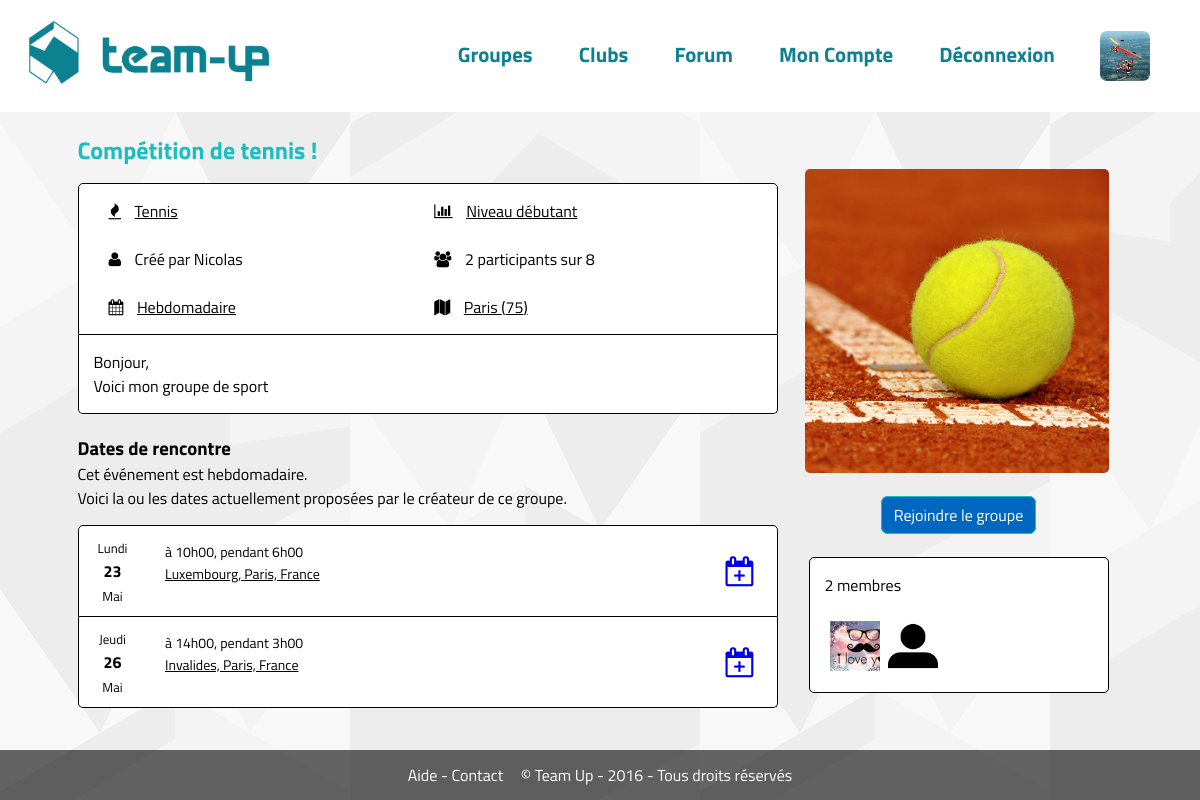
The app's page /?page=groupe&id=1 (signed in) with its own data.
### tables this page shows
CREATE TABLE `groupes` (
  `id` int(11) NOT NULL,
  `titre` varchar(255) NOT NULL,
  `id_departement` int(11) NOT NULL,
  `description` text NOT NULL,
  `id_sport` int(11) NOT NULL,
  `id_club` int(11) NOT NULL,
  `max_participants` int(11) NOT NULL,
  `min_participants` int(11) NOT NULL,
  `visibilite` enum('public','prive') NOT NULL,
  `recurrence` enum('occasionnel','quotidien','hebdomadaire','mensuel','annuel') NOT NULL,
  `niveau` int(11) NOT NULL,
  `tendance` int(11) NOT NULL
);

CREATE TABLE `sports` (
  `id` int(11) NOT NULL,
  `nom` varchar(255) NOT NULL,
  `description` text NOT NULL
);

CREATE TABLE `departement` (
  `departement_id` int(11) NOT NULL,
  `departement_code` varchar(3) DEFAULT NULL,
  `departement_nom` varchar(255) DEFAULT NULL,
  `departement_nom_uppercase` varchar(255) DEFAULT NULL,
  `departement_slug` varchar(255) DEFAULT NULL,
  `departement_nom_soundex` varchar(20) DEFAULT NULL
);

CREATE TABLE `dates_rencontres` (
  `id` int(11) NOT NULL,
  `id_groupe` int(11) NOT NULL,
  `date` datetime NOT NULL,
  `duree` time NOT NULL,
  `localisation` varchar(255) NOT NULL,
  `coordonnees` varchar(255) NOT NULL
);

### modeles/membres.php (called while the page is built, shortened)
<?php
function connecte($profil = false) {
	if(!$profil) {
		return isset($_SESSION['id']);
	} else {
		return (isset($_SESSION['id']) ? profil_membre($_SESSION['id']) : false);
	}
}
function chemin_avatar($fichier) {
	return DOSSIER_AVATAR . $fichier . '.jpg';
}
function profil_membre($id) {
	global $pdo;
	$stmt = $pdo->prepare('SELECT * FROM membres WHERE id = :id');
	$stmt->bindValue('id', $id, PDO::PARAM_INT);
	if($stmt->execute())
		return $stmt->fetch();
	else
		return false;
}

### modeles/groupes.php (called while the page is built, shortened)
<?php
function infos_groupe($id) {
	global $pdo;
	$stmt = $pdo->prepare('SELECT s.nom AS nom_sport, s.id AS id_sport, g.*, d.departement_nom, d.departement_code FROM groupes_membres AS g_m
																RIGHT JOIN groupes AS g ON g.id = g_m.id_groupe
																LEFT JOIN membres AS m ON m.id = g_m.id_membre
																JOIN sports AS s ON s.id = g.id_sport
																LEFT JOIN departement d ON d.departement_id = g.id_departement
															WHERE g.id = :id');
	$stmt->bindValue('id', $id, PDO::PARAM_INT);
	$stmt->execute();
	return $ligne = $stmt->fetch();
}
function membres_groupe($id) {
	global $pdo;
	$stmt = $pdo->prepare('SELECT g_m.type AS type, m.* FROM groupes_membres AS g_m
															JOIN groupes AS g ON g.id = g_m.id_groupe
															JOIN membres AS m ON m.id = g_m.id_membre
														WHERE g.id = :id');
	$stmt->bindValue('id', $id, PDO::PARAM_INT);
	$stmt->execute();
	$resultat = array('tous' => array(), 'types' => array());
	while($ligne = $stmt->fetch()) {
		$resultat['tous'][] = $ligne;
		$resultat['types'][$ligne['type']][] = $ligne;
	}
	return $resultat;
}
function dates_groupe($id) {
	global $pdo;
	$stmt = $pdo->prepare('SELECT d.* , m.* FROM groupes AS g
												JOIN dates_rencontres AS d ON d.id_groupe = g.id
												LEFT JOIN dates_membres AS m ON m.id_date = d.id
											WHERE g.id = :id
											ORDER BY d.date');
	$stmt->bindValue('id', $id, PDO::PARAM_INT);
	$stmt->execute();
	$resultat = array();
	while($ligne = $stmt->fetch()) {
		$resultat[$ligne[0]]['infos'] = $ligne;
		$resultat[$ligne[0]]['membres'][] = $ligne['id_membre'];
	}
	return $resultat;
}
function est_auteur_groupe($membres) {
	return isset($membres['types'][1][0]['id']) && isset($_SESSION['id']) && $membres['types'][1][0]['id'] == $_SESSION['id'];
}
function est_membre_groupe($id_groupe, $id_membre) {
	global $pdo;
	$stmt = $pdo->prepare('SELECT g_m.type AS type, m.* FROM groupes_membres AS g_m
															JOIN groupes AS g ON g.id = g_m.id_groupe
															JOIN membres AS m ON m.id = g_m.id_membre
														WHERE g.id = :id_groupe AND m.id = :id_membre');
	$stmt->bindValue('id_groupe', $id_groupe, PDO::PARAM_INT);
	$stmt->bindValue('id_membre', $id_membre, PDO::PARAM_INT);
	$stmt->execute();
	return (!empty($stmt->fetch()));
}

### init.php (called while the page is built, shortened)
<?php
if(defined('HOTE') && defined('HOTE') && defined('HOTE') && defined('BASE')) {
    try {
        $pdo = new PDO("mysql:host=".HOTE.";dbname=".BASE, USER, PASS);
        $pdo->setAttribute(PDO::ATTR_ERRMODE, PDO::ERRMODE_EXCEPTION);
    } catch (PDOException $e) {
        $installation = true;
    }
} else {
    $installation = true;
}
class DateTimeFrench extends DateTime {
    public function format($format) {
        $english_days = array('Monday', 'Tuesday', 'Wednesday', 'Thursday', 'Friday', 'Saturday', 'Sunday');
        $french_days = array('Lundi', 'Mardi', 'Mercredi', 'Jeudi', 'Vendredi', 'Samedi', 'Dimanche');
        $english_months = array('January', 'February', 'March', 'April', 'May', 'June', 'July', 'August', 'September', 'October', 'November', 'December');
        $french_months = array('Janvier', 'Février', 'Mars', 'Avril', 'Mai', 'Juin', 'Juillet', 'Août', 'Septembre', 'Octobre', 'Novembre', 'Décembre');
        return str_replace($english_months, $french_months, str_replace($english_days, $french_days, parent::format($format)));
    }
}
include 'modeles/membres.php';

### vues/groupe.php (the view, shortened to what this page needs)
<div class="groupe">
<?php
	if(!connecte()) {
?>
	<div class="message erreur">
		Vous devez être connecté pour voir ce groupe.
	</div>
<?php
	} elseif(empty($infos_groupe)) {
?>
	<div class="message erreur">
		Ce groupe n'existe pas ou plus.
	</div>
<?php
	} else {
?>
	<div class="photo" style="background-image: url('<?php echo (is_file(DOSSIER_GROUPE . $infos_groupe['id'] . '.jpg') ? DOSSIER_GROUPE . $infos_groupe['id'] . '.jpg' : DOSSIER_GROUPE . '0.jpg') ?>');"></div>
	<div class="details">
		<a class="lien-titre" href="?page=groupe&amp;id=<?php echo $id_groupe; ?>"><h2><?php echo $infos_groupe['titre']; ?></h2></a>
		<div class="liste-encadrer">
			<div class="encadrer specifications">
				<span><i class="fa fa-fire"></i> <a class="lien-simple" href="?page=groupes&amp;recherche=&amp;sport=<?php echo $infos_groupe['id_sport']; ?>"><?php echo $infos_groupe['nom_sport']; ?></a></span>
				<span><i class="fa fa-bar-chart"></i> <a class="lien-simple" href="?page=groupes&amp;recherche=&amp;niveau=<?php echo $infos_groupe['niveau']; ?>"><?php echo $niveaux[$infos_groupe['niveau']]; ?></a></span>
				<br><br>
				<span><i class="fa fa-user"></i> Créé par <?php echo $membres_groupe['types'][1][0]['prenom']; ?></span>
				<span><i class="fa fa-users"></i> <?php echo ($infos_groupe['max_participants'] > 0 ? count($membres_groupe['tous']) . ' participants sur ' . $infos_groupe['max_participants'] : count($membres_groupe['tous']) . ' participants'); ?></span>
				<br><br>
				<span><i class="fa fa-calendar"></i> <a class="lien-simple" href="?page=groupes&amp;recherche=&amp;recurrence=<?php echo $infos_groupe['recurrence']; ?>"><?php echo ucfirst($infos_groupe['recurrence']); ?></a></span
>				<span><i class="fa fa-map"></i> <a class="lien-simple" href="?page=groupes&amp;recherche=&amp;departement=<?php echo $infos_groupe['id_departement']; ?>"><?php echo $infos_groupe['departement_nom']; ?> (<?php echo $infos_groupe['departement_code']; ?>)</a></span>
			</div>
			<p class="encadrer"><?php echo nl2br($infos_groupe['description']); ?></p>
		</div>
		<h3>Dates de rencontre</h3>
		<p>Cet événement est <?php echo $infos_groupe['recurrence']; ?>.<br>Voici la ou les dates actuellement proposées par le créateur de ce groupe.</p>
		<div class="liste-encadrer">
	<?php
		if(!empty($dates_groupe)) {
			foreach ($dates_groupe as $date) {
	?>
			<div class="encadrer dates" style="padding:0;">
				<a href="#" class="participation" data-id="<?php echo $date['infos'][0]; ?>" data-idgroupe="<?php echo $id_groupe; ?>">
					<div class="participer <?php echo (in_array($_SESSION['id'], $date['membres']) ? 'vert' : null); ?>">
						<i class="fa fa-calendar-<?php echo (in_array($_SESSION['id'], $date['membres']) ? 'check' : 'plus'); ?>-o"></i>
					</div>
				</a>
			<?php
				$dateTime = new DateTimeFrench($date['infos']['date']);
				echo '	<div class="date">
							<span class="jour">'.$dateTime->format('l').'</span><br>
							<span class="numero">'.$dateTime->format('d').'</span><br>
							<span class="mois">'.$dateTime->format('F').'</span>
						</div>';
			?>
				<div class="details-date">
			<?php
				$heureTime = new DateTimeFrench($date['infos']['duree']);
			?>
					<span class="heure">à <?php echo $dateTime->format('H\hi'); ?>, pendant <?php echo $heureTime->format('G\hi'); ?></span><br>
					<a href="#" class="lien-simple lieu" data-coordonnees="<?php echo $date['infos']['coordonnees']; ?>">
						<span class="localisation"><?php echo $date['infos']['localisation']; ?></span>
					</a>
				</div>
			</div>
	<?php
			}
		} else {
	?>
		<div class="encadrer">
			Aucune date n'existe encore pour ce groupe.
		</div>
	<?php
		}
	?>
		</div>
	</div>
	<div class="participants">
	<?php
		if(est_auteur_groupe($membres_groupe)) {
	?>
		<div class="align-center" style="margin:30px 0;"><a href="?page=groupe&amp;id=<?php echo $id_groupe; ?>&amp;modifier" class="bouton b-principal">Modifier le groupe</a></div>
		<div class="align-center" style="margin:30px 0;"><a href="?page=groupe&amp;id=<?php echo $id_groupe; ?>&amp;supprimer" class="bouton b-danger">Supprimer le groupe</a></div>
	<?php
		} elseif(est_membre_groupe($id_groupe, $_SESSION['id'])) {
	?>
		<div class="align-center" style="margin:30px 0;"><a href="?page=groupe&amp;id=<?php echo $id_groupe; ?>&amp;quitter" class="bouton b-danger">Quitter le groupe</a></div>
	<?php
		} else {
	?>
		<div class="align-center" style="margin:30px 0;"><a href="?page=groupe&amp;id=<?php echo $id_groupe; ?>&amp;rejoindre" class="bouton b-principal">Rejoindre le groupe</a></div>
	<?php
		}
	?>
		<div class="encadrer">
	<?php echo count($membres_groupe['tous']); ?> membres<br><br>
	<?php
		foreach ($membres_groupe['tous'] as $membre) {
			echo '	<a class="profil" href="?page=profil&id='.$membre['id'].'">
						<div class="participant" title="'.$membre['prenom'].'" style="background-image:url(\''.(is_file(chemin_avatar($membre['id'])) ? chemin_avatar($membre['id']) : chemin_avatar('0')).'\');"></div>
					</a>';
		}
	?>
		</div>
	</div>
<?php
	}
?>
</div>

### static/css/style.css (style rules this page uses)
* { font-family: 'Titillium Web', sans-serif; margin:0; padding: 0; }
body { background:url(../../static/images/motif.jpg); background-repeat: repeat; min-height:100%; }
.align-center { text-align: center; }
.lien-simple { color: black; }
.encadrer { margin-top:10px; border-radius: 5px; border: 1px solid black; background-color: white; }
.liste-encadrer { margin: 15px 0 20px 0; }
.liste-encadrer > .encadrer { margin-top: 0; border-radius: 0px; border-top: 0px; border-bottom-width: 1px; }
.liste-encadrer > .encadrer:last-child { border-bottom-right-radius: 5px!important; border-bottom-left-radius: 5px!important; border-top-right-radius: 0px!important; border-top-left-radius: 0px!important; border-top: 0px; border-bottom-width: 1px!important; }
.liste-encadrer > .encadrer:first-child { border-top-right-radius: 5px!important; border-top-left-radius: 5px!important; border-bottom-right-radius: 0px; border-bottom-left-radius: 0px; border-top: 1px solid black; }
.bouton { padding:6px 12px; border:1px solid black; border-radius:7px; text-decoration: none; color: white; }
.bouton.b-principal { border-color:#19BEC0; background-color: #0067C0; }

### static/css/groupe.css (style rules this page uses)
* { border-color: #888888; }
.groupe .photo { width:300px; height:300px; float: right; background-size: cover; background-position: center center; margin: 37px 54px 0 0; border: 1px #888888; padding: 2px; background-repeat: no-repeat; border-radius: 5px; }
.encadrer { padding: 15px; }
.groupe .details { margin-left:40px; display: inline-block; width: 700px; float:left; }
.groupe .details a.lien-titre { text-decoration: none; color:#19BEC0; }
.groupe .details .specifications span { margin-left:15px; width:46%; display: inline-block; }
.groupe .details .specifications span i { margin-right:10px; }
.groupe .participants { float: right; width: 300px; margin: 0 54px 0 0; }
.groupe .participants .participant { width: 50px; display: inline-block; height: 50px; background-size: cover; margin-left: 5px; border: 1px #888888; }
.dates .date { display: inline-block; text-align: center; width:50px; border-right: 1px #888888; padding: 10px; height:100%; padding:9px; }
.dates .date .jour { font-size:13px; }
.dates .date .numero { font-weight: bold; }
.dates .date .mois { font-size:13px; }
.dates .details-date { display: inline-block; padding:15px; vertical-align: top; line-height: 22px; font-size: 14px; width: 74%; }
.dates .participer { float: right; border-left: 1px #888888; padding: 22px 21px; font-size: 30px; }
.profil { text-decoration: none; }

### records on screen
groupes: titre "Compétition de tennis !", niveau "Niveau débutant", max_participants "8", recurrence "Hebdomadaire", description "Bonjour, Voici mon groupe de sport", recurrence "hebdomadaire"
sports: nom "Tennis"
departement: departement_nom "Paris", departement_code "75"
dates_rencontres: date "Lundi", date "23", date "Mai", date "10h00", duree "6h00", localisation "Luxembourg, Paris, France"
dates_rencontres: date "Jeudi", date "26", date "Mai", date "14h00", duree "3h00", localisation "Invalides, Paris, France"

### other values on screen
$membres_groupe['types'][1][0]['prenom'] "Nicolas"
count($membres_groupe['tous']) "2"
